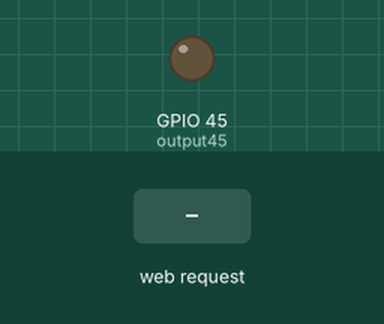
Recording of a program running on a simulated ESP32-S3. On the bench: output pins drawn as LEDs (lit = HIGH). Inputs (shaded band) come from the test bench. WiFi joins after 1.5 s; servers stay silent unless stated; what the program prints to the serial monitor is not drawn.

Above: at 2.7 s.
2.8 s: HTTP request GET /45/openthedoor received
At 4.2 s:
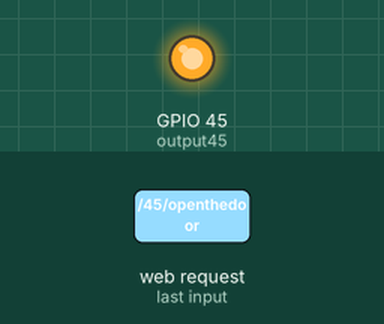
Timing chart, 0 to 7.3 s (numbered marks = the images above; inputs shaded):
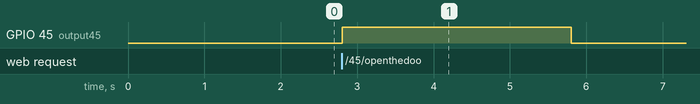

Measured:
- after the input at 2.8 s, GPIO 45 (output45): LOW → HIGH at once, → LOW 3.0 s later

The program:

main.cpp
```cpp
#include <Arduino.h>
#include <WiFi.h>


const char* ssid = "name of network";
const char* password = "password of the network";


WiFiServer server(80);

void connectToWiFi() {

  WiFi.begin(ssid, password);
  int attempt = 0;

  while (WiFi.status() != WL_CONNECTED && attempt < 10) {
    delay(1000);
    Serial.print(".");
    attempt++;
  }

  if (WiFi.status() == WL_CONNECTED) {
    Serial.println("");
    Serial.println("Connected to WiFi.");
    Serial.println("IP address: ");
    Serial.println(WiFi.localIP());
  } else {
    Serial.println("");
    Serial.println("Failed to connect to WiFi. Please check your network credentials.");
  }
}


String header;

IPAddress staticIP(192, 168, 1, 128);
IPAddress gateway(192, 168, 1, 1);
IPAddress subnet(255, 255, 255, 0);


String output45State = "off";


const int output45 = 45;


unsigned long currentTime = millis();

unsigned long previousTime = 0;

const long timeoutTime = 2000;

void setup() {
  Serial.begin(115200);
  WiFi.config(staticIP, gateway, subnet);

  pinMode(output45, OUTPUT);

  digitalWrite(output45, LOW);


  Serial.print("Connecting to ");
  Serial.println(ssid);
  WiFi.begin(ssid, password);
  while (WiFi.status() != WL_CONNECTED) {
    delay(500);
    Serial.print(".");
  }

  Serial.println("");
  Serial.println("WiFi connected.");
  Serial.println("IP address: ");
  Serial.println(WiFi.localIP());
  server.begin();
}

void loop() {

if (WiFi.status() != WL_CONNECTED) {
    Serial.println("Connection lost. Reconnecting...");
    connectToWiFi(); // Attempt to reconnect to Wi-Fi
  }

  WiFiClient client = server.available();

  if (client) {
    currentTime = millis();
    previousTime = currentTime;
    Serial.println("New Client.");
    String currentLine = "";
    while (client.connected() && currentTime - previousTime <= timeoutTime) {
      currentTime = millis();
      if (client.available()) {
        char c = client.read();
        Serial.write(c);
        header += c;
        if (c == '\n') {

          if (currentLine.length() == 0) {

            client.println("HTTP/1.1 200 OK");
            client.println("Content-type:text/html");
            client.println("Connection: close");
            client.println();


            if (header.indexOf("GET /45/openthedoor") >= 0) {
              Serial.println("kapi acildi");
              output45State = "on";
              digitalWrite(output45, HIGH);
              delay(3000);
              digitalWrite(output45, LOW);

            }

            // Display the HTML web page with a single button
            client.println("<!DOCTYPE html><html>");
            client.println("<head><meta name=\"viewport\" content=\"width=device-width, initial-scale=1\">");
            client.println("<link rel=\"icon\" href=\"data:,\">");
            // CSS to style the on/off button
            // Feel free to change the background-color and font-size attributes to fit your preferences
            client.println("<style>html { font-family: Helvetica; display: inline-block; margin: 0px auto; text-align: center;}");
            client.println(".button { background-color: #4CAF50; border: none; color: white; padding: 16px 40px;");
            client.println("text-decoration: none; font-size: 30px; margin: 2px; cursor: pointer;}</style></head>");


            client.println("<body><h1>ESP32 Web Server</h1>");


            client.println("<p>click on the button to open the door </p>");

            client.println("<p><a href=\"/45/openthedoor\"><button class=\"button\">open the door</button></a></p>");
            client.println("</body></html>");


            client.println();

            break;
          } else {
            currentLine = "";
          }
        } else if (c != '\r') {
          currentLine += c;
        }
      }
    }
    header = "";
    client.stop();
    Serial.println("Client disconnected.");
    Serial.println("");
  }
}
```
